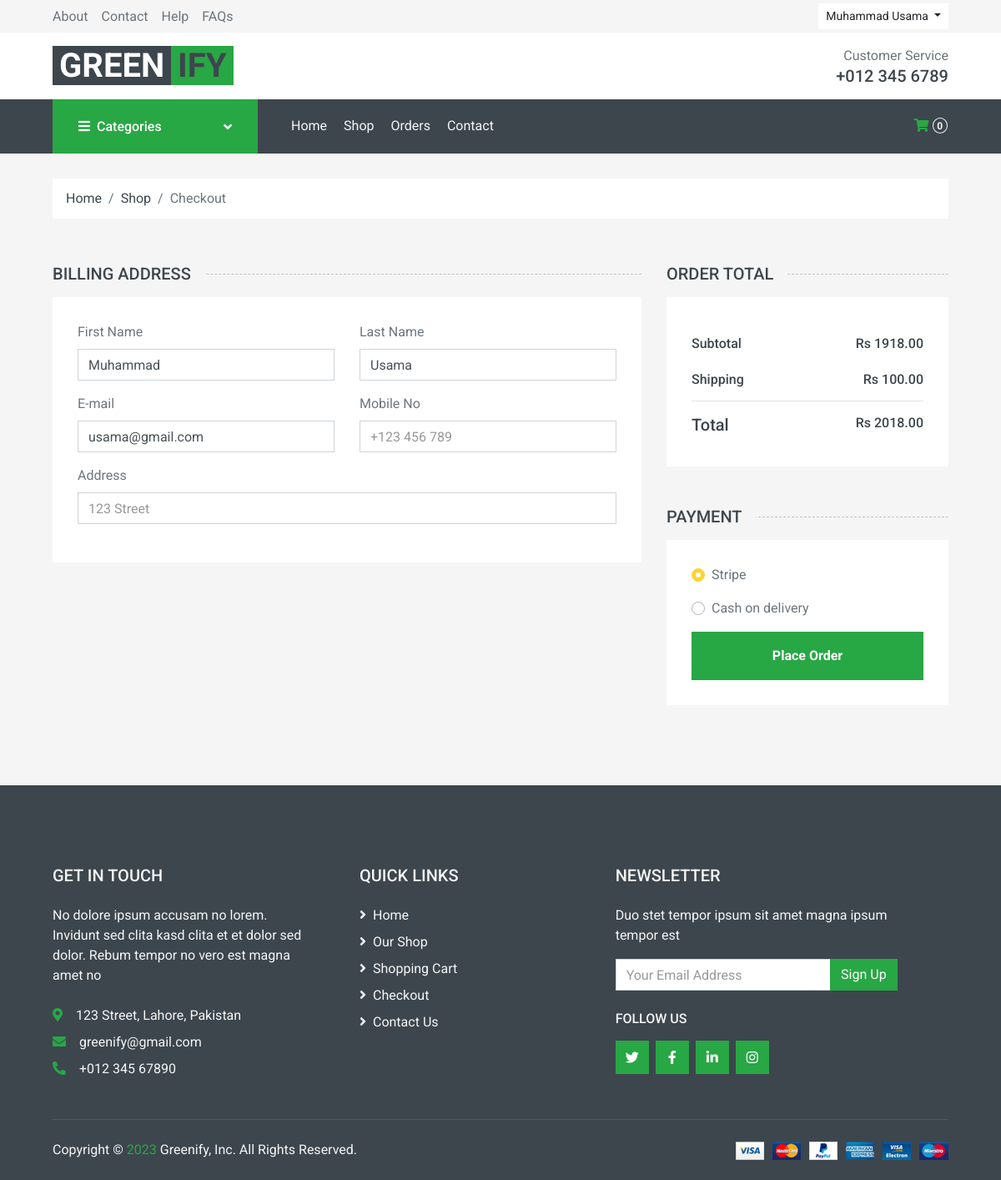
The app's page /site/src/checkout.php?profile=10201222 (signed in), older data.
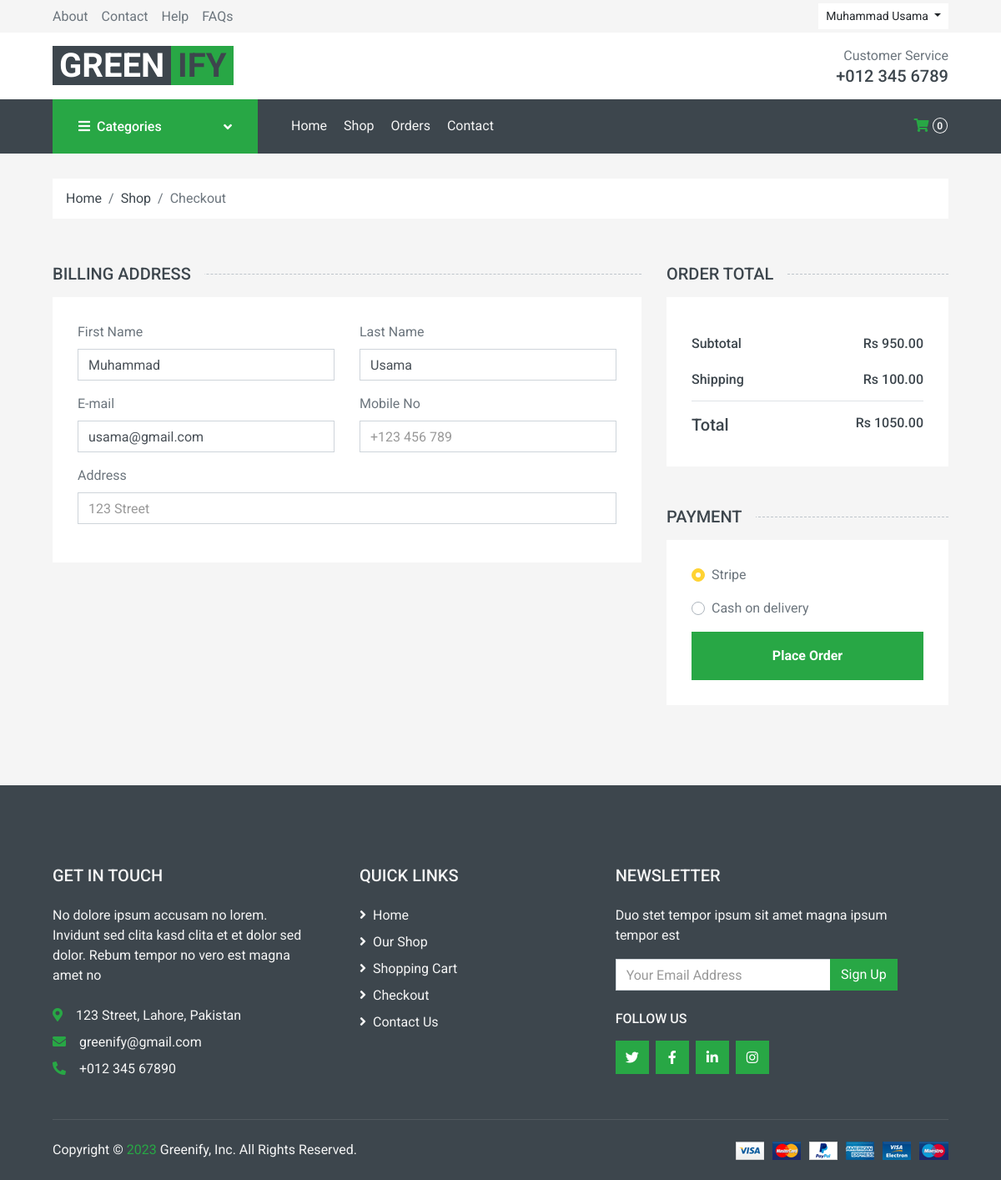
The same page, newer data.
### tables this page shows
CREATE TABLE IF NOT EXISTS `shopping_cart` (
  `id` int NOT NULL AUTO_INCREMENT,
  `subTotal` int NOT NULL,
  `shippingAmount` int NOT NULL,
  `grandTotal` int NOT NULL,
  `user_id` int DEFAULT '0',
  PRIMARY KEY (`id`)
);

### site/src/checkout.php (the view, shortened to what the changed rows need)
<?php
require('../common/connect.php');
?>
<!DOCTYPE html>
<html lang="en">
<head>
    <link href="https://cdnjs.cloudflare.com/ajax/libs/font-awesome/5.10.0/css/all.min.css" rel="stylesheet">
    <link href="../lib/animate/animate.min.css" rel="stylesheet">
    <link href="../lib/owlcarousel/assets/owl.carousel.min.css" rel="stylesheet">
    <link href="../css/style.css" rel="stylesheet">
</head>
<body>
        <br>
        <?php
        $user_id = $_GET['profile'] - 10201211;
        $qry = "SELECT * FROM register_users WHERE id = '$user_id'";
        $res = mysqli_query($con, $qry);
        if (mysqli_num_rows($res) == 1) {
        ?>
            <div class="container-fluid">
                <?php
                $profile = $_GET['profile'];
                $user_id =  $profile - 10201211;
                ?>
                <form action="../process/process_checkout.php?profile=<?php echo $profile ?>" method="POST">
                    <div class="row px-xl-5">
                        <div class="col-lg-4">
                            <div class="bg-light p-30 mb-5">
                                <?php
                                $qry = "SELECT * FROM shopping_cart WHERE user_id = '$user_id'";
                                $res = mysqli_query($con, $qry);
                                if (mysqli_num_rows($res) == 1) {
                                    $arr = mysqli_fetch_array($res);
                                ?>
                                    <div class="border-bottom pt-3 pb-2">
                                        <div class="d-flex justify-content-between mb-3">
                                            <h6>Subtotal</h6>
                                            <h6> Rs <?php echo $arr['subTotal'] ?>.00</h6>
                                        </div>
                                        <div class="d-flex justify-content-between">
                                            <h6 class="font-weight-medium">Shipping</h6>
                                            <h6 class="font-weight-medium">Rs 100.00</h6>
                                        </div>
                                    </div>
                                    <div class="pt-2">
                                        <div class="d-flex justify-content-between mt-2">
                                            <h5>Total</h5>
                                            <h6>Rs <?php echo $arr['grandTotal'] ?>.00</h6>
                                        </div>
                                    </div>
                                <?php
                                }
                                ?>
                            </div>
                        </div>
                    </div>
                </form>
            </div>
        <?php      } ?>
</body>
</html>

Row changes from the older to the newer data that the page shows:
changed shopping_cart: subTotal "1918" → "950"; grandTotal "2018" → "1050"
